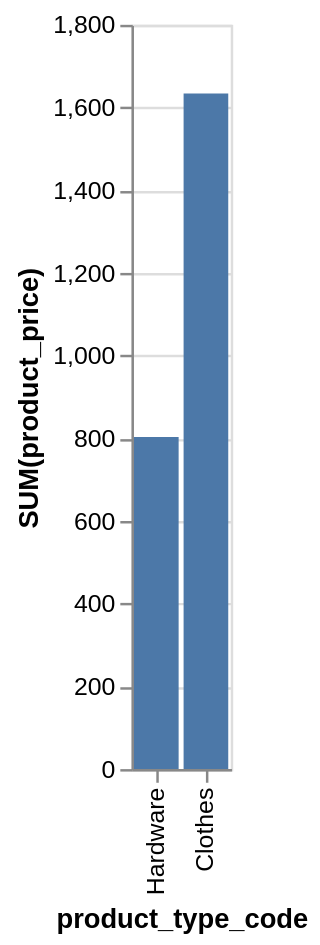

The specification (Vega-Lite) saved for this image:
### Vega-Lite specification from a JSON file in a GitHub repository (floating-point values rounded to 4 significant figures)
{"data": {"values": [{"x_data": "Hardware", "y_data": 803}, {"x_data": "Clothes", "y_data": 1634}]}, "mark": "bar", "encoding": {"x": {"field": "x_data", "type": "nominal", "title": "product_type_code", "sort": "descending"}, "y": {"field": "y_data", "type": "quantitative", "title": "SUM(product_price)"}}}
